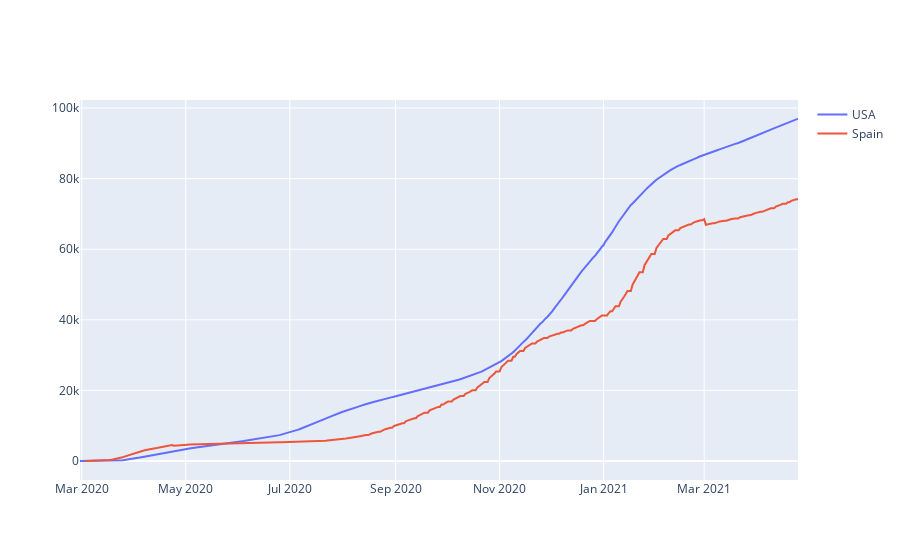

Here is the notebook cell this chart was saved with:
### Code cell
us_pct = cov_df.loc[us_indexer, 'date': 'total_cases_per_million']
us_pct = us_pct.dropna()
us_pct.set_index('date', inplace=True)
es_pct = cov_df.loc[es_indexer, 'date': 'total_cases_per_million']
es_pct = es_pct.dropna()
es_pct.set_index('date', inplace=True)
fig = go.Figure()
fig.add_trace(go.Scatter(x=us_pct.index, y=us_pct.total_cases_per_million, mode='lines', name='USA'))
fig.add_trace(go.Scatter(x=es_pct.index, y=es_pct.total_cases_per_million, mode='lines', name='Spain'))
fig.show()

### Figure 1 — Plotly figure (JSON) as saved in the notebook; plotly's stock layout.template omitted (floating-point values rounded to 4 significant figures; data arrays with more than 128 entries replaced by an {"elided": "..."} marker saying what was removed)
{"data": [{"mode": "lines", "name": "USA", "type": "scatter", "x": {"elided": "422 str values"}, "y": {"elided": "422 float values"}}, {"mode": "lines", "name": "Spain", "type": "scatter", "x": {"elided": "419 str values"}, "y": {"elided": "419 float values"}}], "layout": {}}
